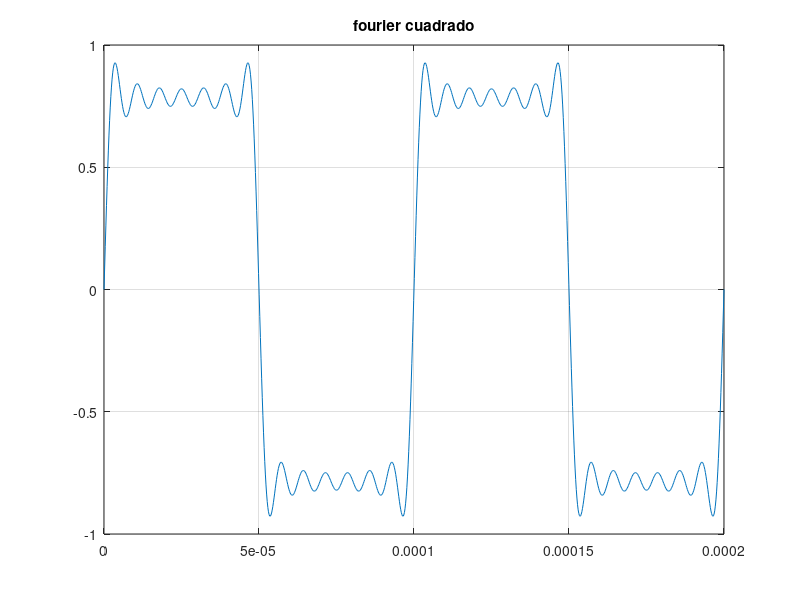

Reproduce this figure in MATLAB.
clc 
clear global 
close all

%------- INPUT -------
f=10e3;
cant_periodos=2;
resolucion=1000;
rep=13;

%------- PROCESS------

t=linspace(0,cant_periodos/f,resolucion);

cuadrada = 0;

for n = 1.0:+2.0:rep
    comp = (1/n)*sin(2*pi*n*f*t);
    if n == 1
    cuadrada = comp;
    else
     cuadrada   = cuadrada + comp;
    end

end


%------- OUTPUT ------

figure (1)
plot(t,cuadrada)
title('fourier cuadrado')
grid on

